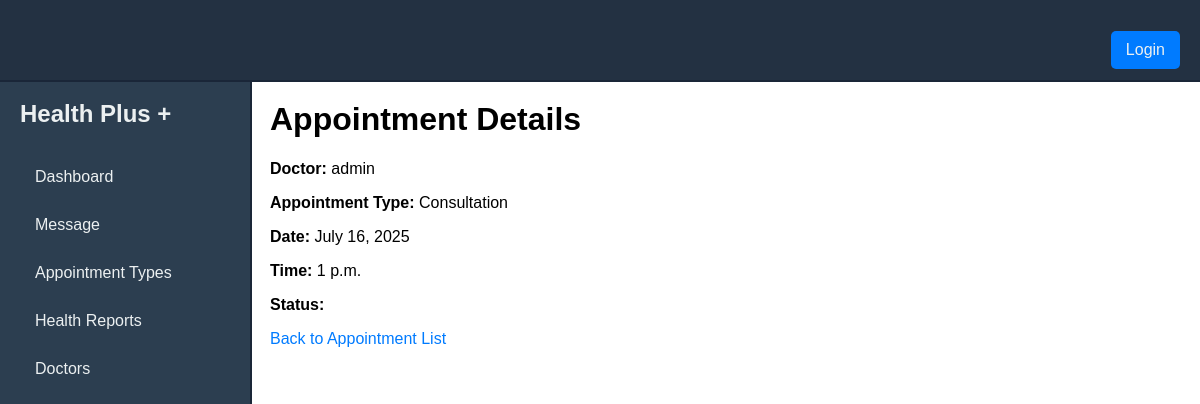
The page /staff/appointment/1/ on the database its author committed.
### booking/models.py (models this page shows, shortened)
class Appointment(models.Model):
    user = models.ForeignKey(User, on_delete=models.CASCADE, related_name='appointments')
    doctor = models.ForeignKey(Doctor, on_delete=models.CASCADE, related_name='appointments')
    appointment_type = models.ForeignKey(AppointmentType, on_delete=models.CASCADE)
    appointment_date = models.DateField()
    appointment_time = models.TimeField()
    status = models.CharField(max_length=20, choices=[('scheduled', 'Scheduled'), ('completed', 'Completed'), ('canceled', 'Canceled')])
    created_at = models.DateTimeField(auto_now_add=True)
    updated_at = models.DateTimeField(auto_now=True)
    class Meta:
        indexes = [
            models.Index(fields=['appointment_date']),
        ]

class Doctor(models.Model):
    user = models.OneToOneField(User, on_delete=models.CASCADE)
    specialty = models.CharField(max_length=100)
    qualifications = models.TextField()
    experience_years = models.PositiveIntegerField()
    languages_spoken = models.CharField(max_length=100, blank=True)
    rating = models.FloatField(default=0.0)
    available_days = models.CharField(max_length=100)
    available_time_start = models.TimeField()
    available_time_end = models.TimeField()
    appointment_types = models.ManyToManyField('AppointmentType', related_name='doctors')

class AppointmentType(models.Model):
    name = models.CharField(max_length=100)
    duration = models.PositiveIntegerField()

### staff/views.py (the view)
# urls.py: path('appointment/<int:id>/', views.appointment_detail, name='appointment_detail'),
def appointment_detail(request, id):
    appointment = get_object_or_404(Appointment, id=id)
    context = {'appointment': appointment}
    return render(request, 'appointments/appointment_detail.html', context)

### staff/templates/appointments/appointment_detail.html
{% extends 'staff.html' %}
{% load static %}
{% block content %}
<div>
    <h1>Appointment Details</h1>
    <p><strong>Doctor:</strong> {{ appointment.doctor.user.username }}</p>
    <p><strong>Appointment Type:</strong> {{ appointment.appointment_type.name }}</p>
    <p><strong>Date:</strong> {{ appointment.appointment_date }}</p>
    <p><strong>Time:</strong> {{ appointment.appointment_time }}</p>
    <p><strong>Status:</strong> {{ appointment.status }}</p>
    <a href="{% url 'appointment_list' %}">Back to Appointment List</a>
</div>
{% endblock %}

### staff/templates/staff.html (style rules this page uses)
html, body { height: 100%; width: 100%; margin: 0; padding: 0; overflow: hidden; }
body { font-family: "Arial", sans-serif; background-color: #f4f7fa; }
a { color: #007bff; text-decoration: none; transition: color 0.3s; }

### rows shown on the page
Appointment: doctor.user.username "admin", appointment_type.name "Consultation", appointment_date "July 16, 2025", appointment_time "1 p.m."
